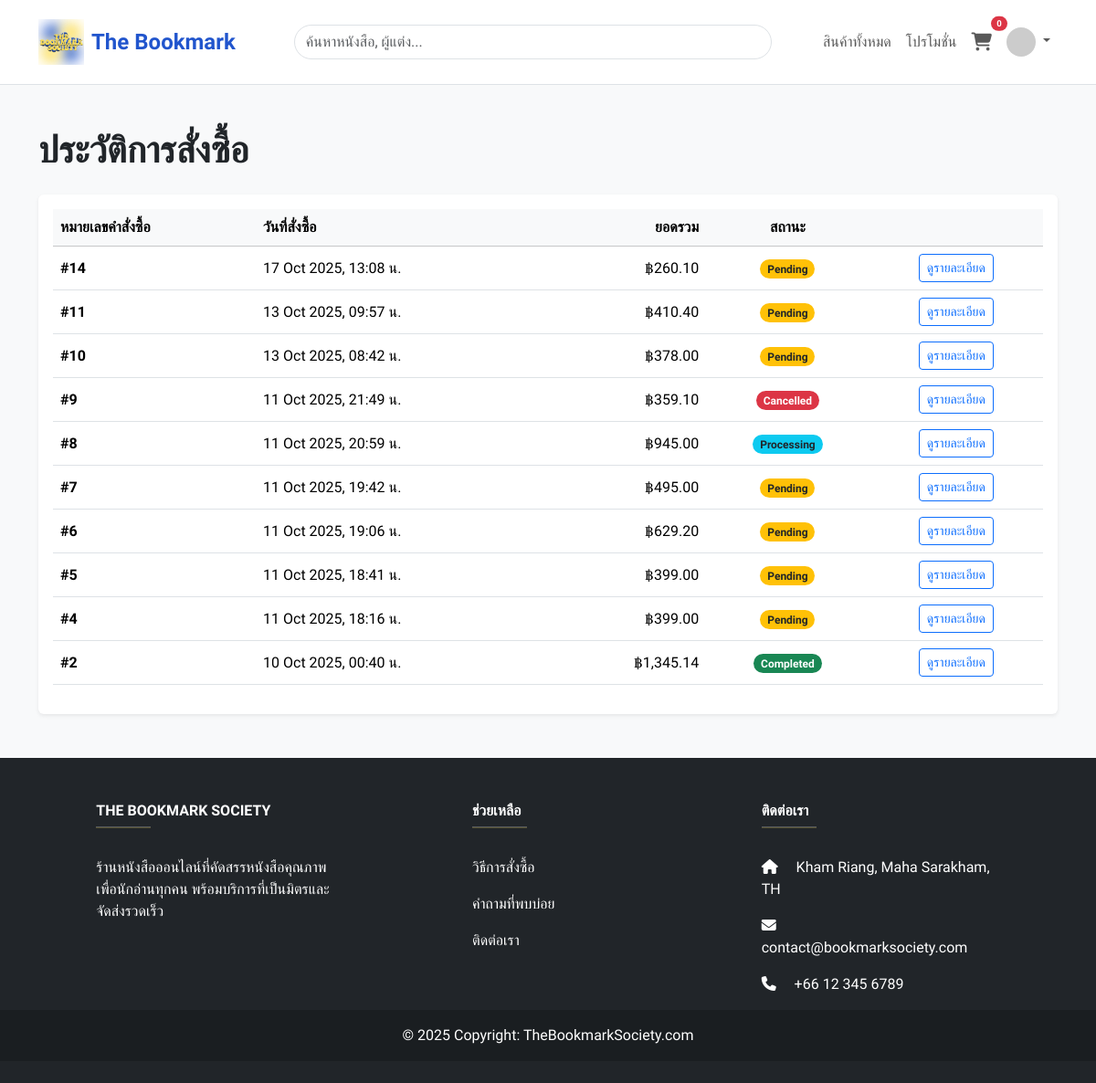
Screenshot of /pages/order_history.php (signed in) with the database file from the repository.
### tables this page shows
CREATE TABLE `orders` (
  `id` int(10) UNSIGNED NOT NULL,
  `user_id` int(11) DEFAULT NULL,
  `fullname` varchar(255) NOT NULL,
  `email` varchar(255) NOT NULL,
  `phone` varchar(50) NOT NULL,
  `address` text NOT NULL,
  `payment` enum('cod','bank','credit') NOT NULL,
  `total` decimal(10,2) NOT NULL,
  `status` enum('pending','processing','shipped','completed','cancelled') NOT NULL DEFAULT 'pending',
  `created_at` datetime NOT NULL DEFAULT current_timestamp()
);

### pages/order_history.php (the view, shortened to what this page needs)
<?php
include '../config/connectdb.php';
$user_id = $_SESSION['user_id'];
$stmt = $conn->prepare("SELECT id, created_at, total, status FROM orders WHERE user_id = ? ORDER BY created_at DESC");
$stmt->bind_param("i", $user_id);
$stmt->execute();
$orders_result = $stmt->get_result();
?>
<!doctype html>
<html lang="th">
<head>
    <link href="https://cdn.jsdelivr.net/npm/bootstrap@5.3.3/dist/css/bootstrap.min.css" rel="stylesheet">
    <link rel="stylesheet" href="https://cdnjs.cloudflare.com/ajax/libs/font-awesome/6.5.1/css/all.min.css">
    <link rel="stylesheet" href="../includes/css/style.css">
</head>
<body>
<?php include '../includes/navbar.php'; ?>
<div class="container my-5">
    <h1 class="mb-4">ประวัติการสั่งซื้อ</h1>
    <div class="card shadow-sm border-0">
        <div class="card-body">
            <div class="table-responsive">
                <table class="table table-hover align-middle">
                    <thead class="table-light">
                        <tr>
                            <th>หมายเลขคำสั่งซื้อ</th>
                            <th>วันที่สั่งซื้อ</th>
                            <th class="text-end">ยอดรวม</th>
                            <th class="text-center">สถานะ</th>
                            <th class="text-center"></th>
                        </tr>
                    </thead>
                    <tbody>
                        <?php if ($orders_result->num_rows > 0): ?>
                            <?php while ($order = $orders_result->fetch_assoc()): ?>
                                <tr>
                                    <td><strong>#<?= $order['id'] ?></strong></td>
                                    <td><?= date('d M Y, H:i', strtotime($order['created_at'])) ?> น.</td>
                                    <td class="text-end">฿<?= number_format($order['total'], 2) ?></td>
                                    <td class="text-center">
                                        <?php
                                            $status = $order['status'] ?? 'pending';
                                            $badge_class = 'bg-secondary';
                                            if ($status == 'completed') $badge_class = 'bg-success';
                                            if ($status == 'pending') $badge_class = 'bg-warning text-dark';
                                            if ($status == 'processing') $badge_class = 'bg-info text-dark';
                                            if ($status == 'cancelled') $badge_class = 'bg-danger';
                                        ?>
                                        <span class="badge rounded-pill <?= $badge_class ?>"><?= ucfirst($status) ?></span>
                                    </td>
                                    <td class="text-center">
                                        <a href="order_detail.php?id=<?= $order['id'] ?>" class="btn btn-outline-primary btn-sm">ดูรายละเอียด</a>
                                    </td>
                                </tr>
                            <?php endwhile; ?>
                        <?php endif; ?>
                    </tbody>
                </table>
            </div>
        </div>
    </div>
</div>
<?php include '../includes/footer.php'; ?>
</body>
</html>

### includes/css/style.css (style rules this page uses)
:root { --primary-color: #2155CD; --secondary-color: #0AA1DD; --accent-color: #FDDE55; --text-dark: #212529; --text-light: #6c757d; --bg-light: #f8f9fa; --border-color: #dee2e6; }
body { font-family: 'Prompt', sans-serif; background-color: var(--bg-light); color: var(--text-dark); }
h1, h2, h3, h4, h5, h6 { font-weight: 600; }

### rows the page displays
orders: id "14", created_at "17 Oct 2025, 13:08", total "260.10", status "Pending"
orders: id "11", created_at "13 Oct 2025, 09:57", total "410.40", status "Pending"
orders: id "10", created_at "13 Oct 2025, 08:42", total "378.00", status "Pending"
orders: id "9", created_at "11 Oct 2025, 21:49", total "359.10", status "Cancelled"
orders: id "8", created_at "11 Oct 2025, 20:59", total "945.00", status "Processing"
orders: id "7", created_at "11 Oct 2025, 19:42", total "495.00", status "Pending"
orders: id "6", created_at "11 Oct 2025, 19:06", total "629.20", status "Pending"
orders: id "5", created_at "11 Oct 2025, 18:41", total "399.00", status "Pending"
orders: id "4", created_at "11 Oct 2025, 18:16", total "399.00", status "Pending"
orders: id "2", created_at "10 Oct 2025, 00:40", total "1,345.14", status "Completed"

### other values shown
$cartCount "0"
